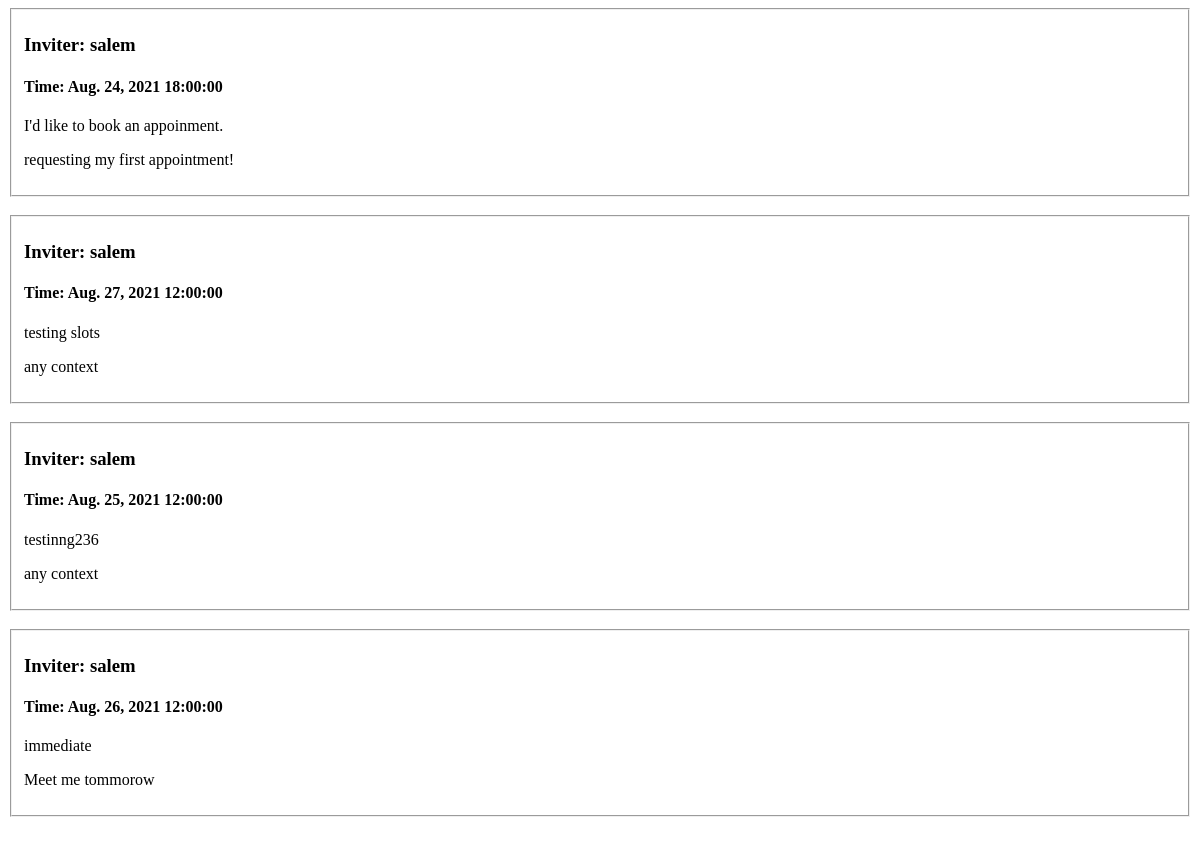
/appointments/1, run on an earlier commit of the app's database.
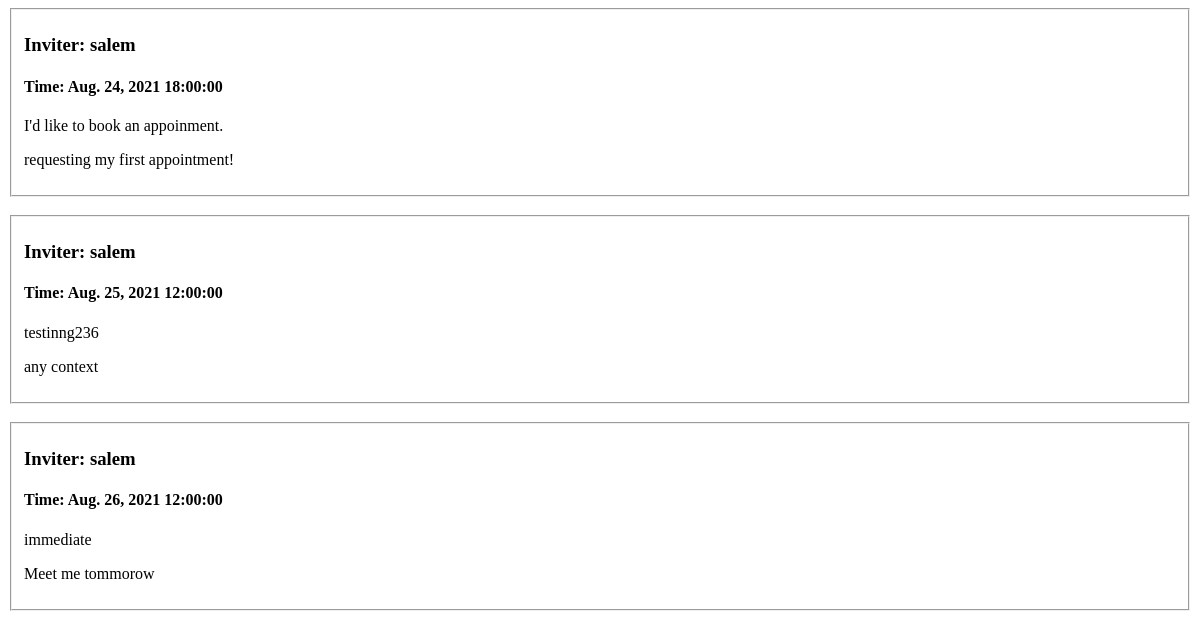
And on a later commit of the database.
### appointment/models.py (models this page shows, shortened)
class Appointment(models.Model):
    title = models.CharField(max_length=50, default="I'd like to book an appoinment.")
    inviter = models.ForeignKey(User,
            related_name='inviter',
            on_delete=models.CASCADE)
    invitee = models.ForeignKey(User,
            related_name='invitee',
            on_delete=models.CASCADE)
    date = models.DateField(default=get_date)
    time_slot = models.ForeignKey(TimeSlot,
            related_name='timeslots',
            on_delete=models.CASCADE)
    approved = models.BooleanField(default=False)
    context = models.TextField()

class TimeSlot(models.Model):
    DAYS = (
        ('Monday', 'Monday'),
        ('Tuesday', 'Tuesday'),
        ('Wednesday', 'Wednesday'),
        ('Thursday', 'Thursday'),
        ('Friday', 'Friday')
    )
    NAME_CHOICES = (
        ('morning', 'morning'),
        ('midday', 'midday'),
        ('evening', 'evening')
    )
    user = models.ForeignKey(User, on_delete=models.CASCADE, related_name="time_slot")
    day = models.CharField(max_length=10, default="Monday", choices=DAYS)
    name = models.CharField(
        choices=NAME_CHOICES, max_length=12)
    time = models.TimeField()
    def __str__(self):
        template = f"{self.time}"
        return template.format(self)

### appointment/views.py (the view)
# urls.py: path('appointments/<int:userId>', views.booked_appointments, name='bookedappointments'),
def booked_appointments(request, userId):
    user = User.objects.get(id=userId)
    appointments = user.inviter.all()
    approved = [appointment for appointment in appointments if appointment.approved == True]
    return render(request, 'bookedappointments.html', {'appointments': approved})

### templates/bookedappointments.html (shortened to what this page needs)
<!DOCTYPE html>
<html lang="en">
<head>
</head>
<body>
    {% for appointment in appointments %}
        <div>
            <fieldset>
                <h3>Inviter: {{ appointment.inviter }}</h3>
                <h4>Time: {{ appointment.date }} {{ appointment.time_slot }} </h4>
                <p>{{ appointment.title }}</p>
                <p>{{ appointment.context }}</p>
            </fieldset><br>
        </div>
    {% endfor %}
</body>
</html>

What changed in the data, as far as the page shows it:
no longer on this page (row edited): Appointment: inviter "salem", date "Aug. 27, 2021", time_slot "12:00:00", title "testing slots", context "any context"
